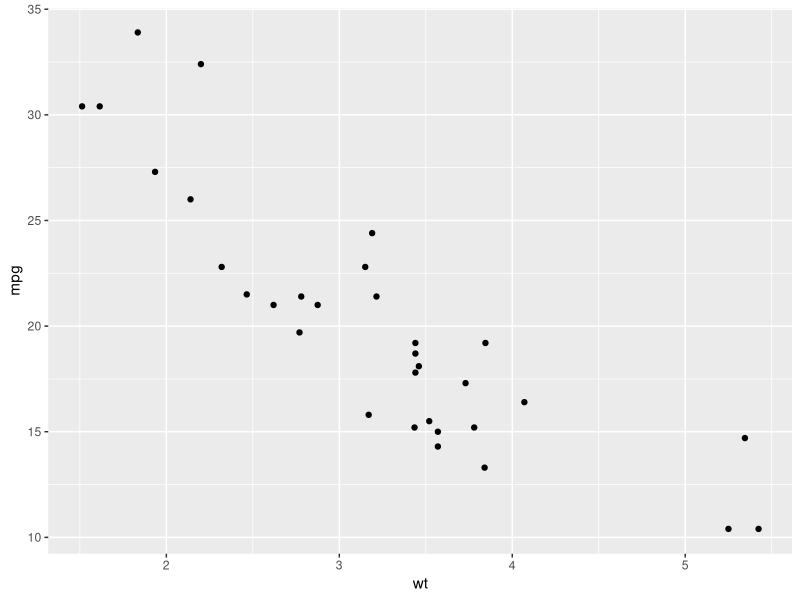
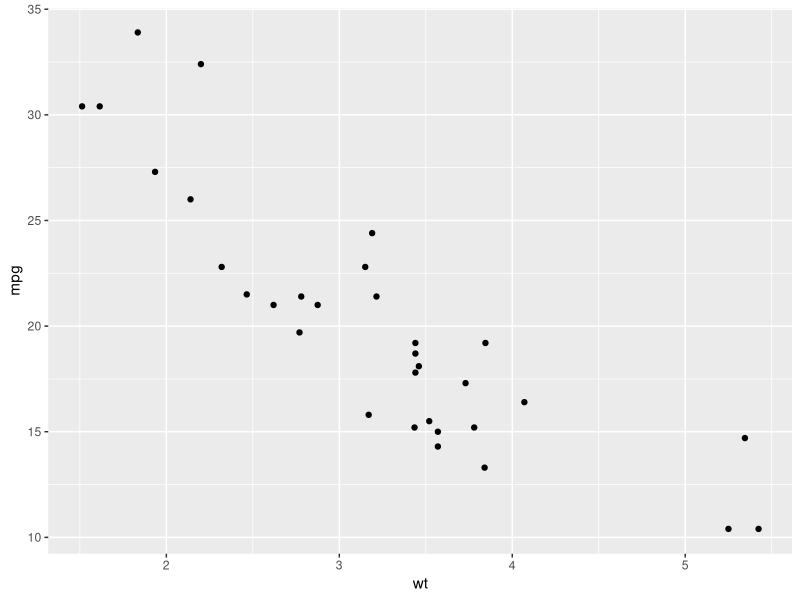
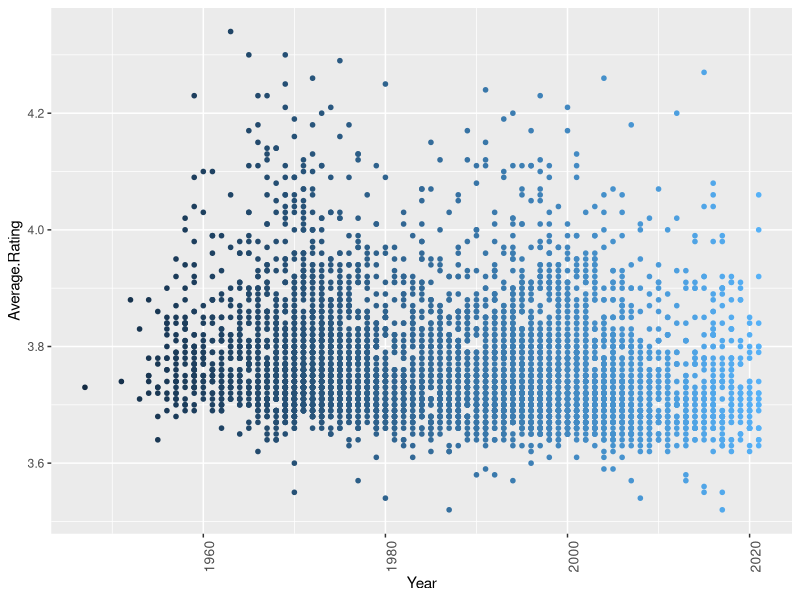
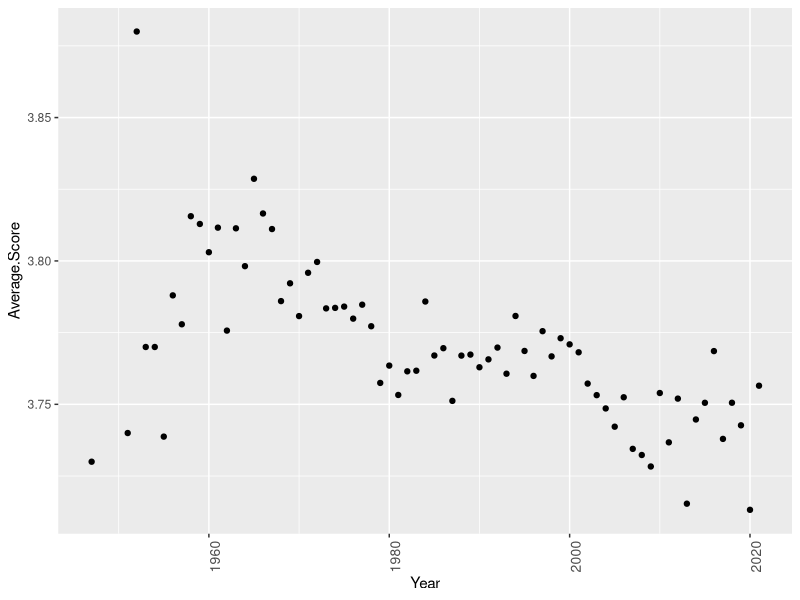
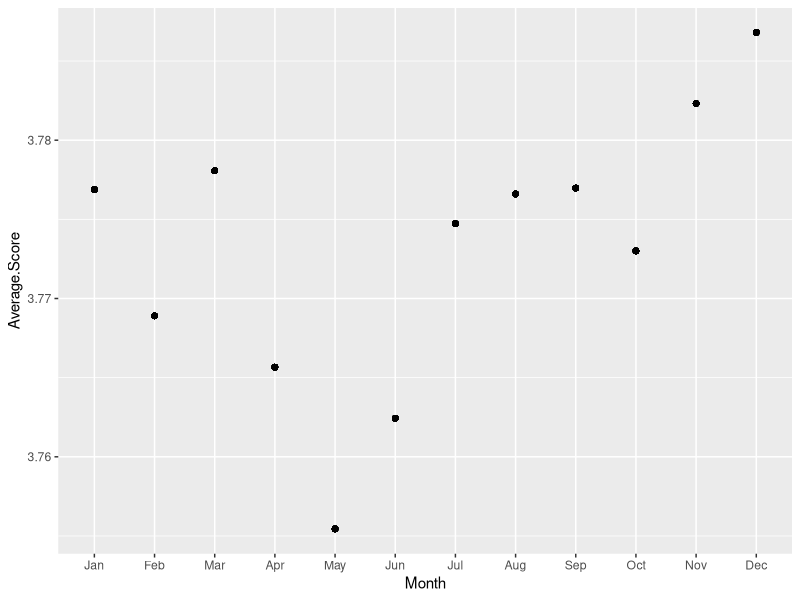
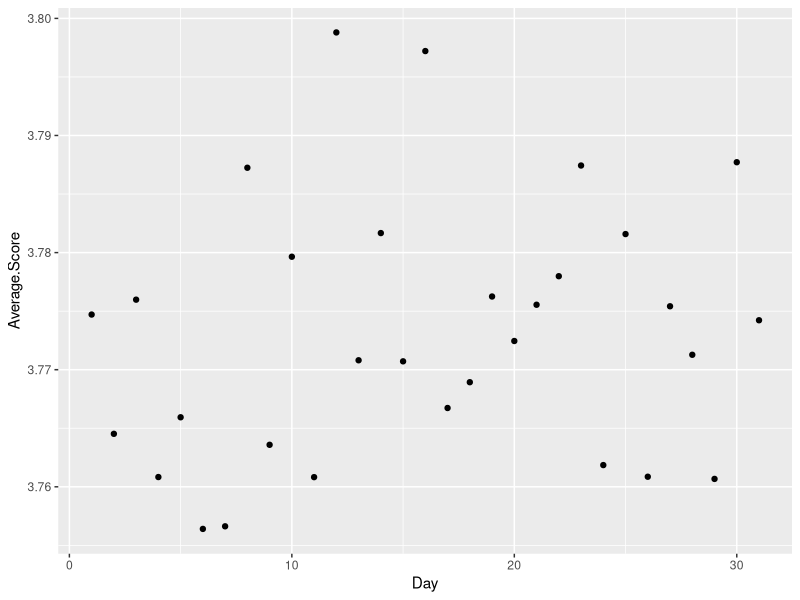
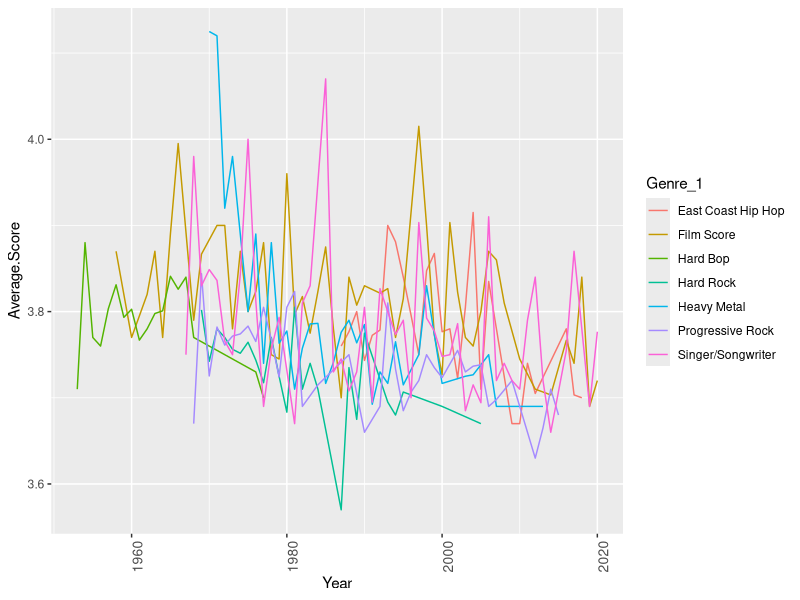
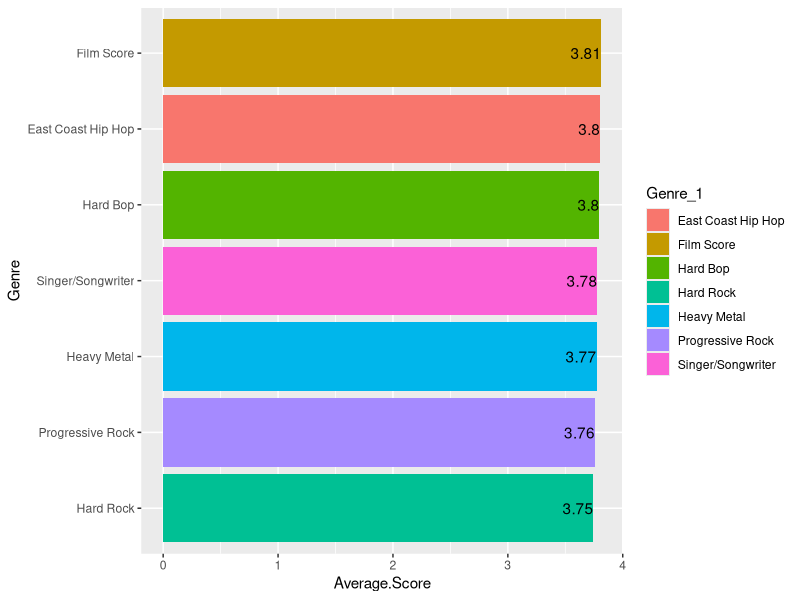

Reproduce these figures in R, in order.
## ---- chunk 1
library(knitr)
knitr::opts_chunk$set(echo = FALSE, warning = TRUE)


knit_hooks$set( fig.cap = function(before, options, envir) {
  if ( before ) {
    chr <- sprintf("<p><small><strong><a name='fig:%s' value = %d>Figure %d</a></strong>: %s</small></p>", options$label, options$fig.num, options$fig.num, options$fig.cap)
    chr <- sprintf("<p><small><strong><a name='fig:%s'>%s</a></strong>: %s</small></p>", options$label, options$label,  options$fig.cap)
    
    return(chr)
  }
})


chunkref <- local({
  function(chunklabel) {
    sprintf('[%s](#%s)', chunklabel, paste0("fig:",chunklabel) )
  }  
})

library(ggplot2)
library(dplyr)
library(tidyverse)
library(stringr)
library(lubridate)
## ---- chunk 2
df_final <- read.csv("df_final.csv")

nrow(unique(as.data.frame(df_final$Album)))
  #Some albums have the same names
nrow(unique(as.data.frame(df_final$Artist.Name)))
  #2787 unique artists
nrow(unique(as.data.frame(df_final$Genre_1)))
  #453 unique primary genres
summary(df_final)
str(df_final)
## ---- chunk 3

mtcars %>% 
  ggplot(aes(x = wt, y = mpg)) + 
  geom_point()
## ---- chunk 4

mtcars %>% 
  ggplot(aes(x = wt, y = mpg)) + 
  geom_point()
## ---- chunk 5
ggplot(df_final, aes(x=`Year` , y =`Average.Rating`, color= `Year` ))  + geom_point(size=1.25) + theme(axis.text.x = element_text(angle = 90, size = 10)) +theme(legend.position="none")
## ---- chunk 6
df_final %>% group_by(Year) %>% summarise(
  Average.Score =mean(Average.Rating)
) %>% ggplot(aes(x=Year,y=Average.Score))+geom_point()+ theme(axis.text.x = element_text(angle = 90, size = 10))
## ---- chunk 7
df_final%>% filter(
  !(Month=="")) %>%group_by(Month)%>%summarise(
  Average.Score = mean(Average.Rating),
  Year = Year
  )%>%  mutate(Month = factor(Month, levels=c("Jan","Feb","Mar","Apr","May","Jun","Jul","Aug","Sep", "Oct","Nov","Dec")))%>%ggplot(aes(x=Month,y=Average.Score))+geom_point()
## ---- chunk 8
df_final%>% filter(
  !(Month==""),!(Day==""))%>% group_by(Day)%>%summarise(
  Average.Score = mean(Average.Rating)
  )%>%ggplot(aes(x=Day,y=Average.Score))+geom_point()
## ---- chunk 9
# Artist popularity by ratings
df_sorted_ratings = df_final[order(-df_final$Artist.Average.Ratings),]
df_sorted_ratings = df_sorted_ratings[,c(3, 25, 27)]
df_sorted_ratings = unique(df_sorted_ratings)[1:10,]
##df_sorted_ratings %>% ggplot(aes(x = reorder(Artist.Name, Artist.Average.Ratings), 
#             y = Artist.Average.Ratings, fill = Artist.Name)) + geom_bar(stat="identity") + coord_flip() + theme(axis.text.x = element_text(angle = 90, size = 10, hjust = 1)) + theme(legend.position="none") + labs(x = "Artist Name", y = "Number of Ratings") + geom_text(aes(label=round(Artist.Average.Score, digit = 2), hjust = 1)) 
## ---- chunk 10
# Artist popularity by reviews
df_sorted_reviews = df_final[order(-df_final$Artist.Average.Reviews),]
df_sorted_reviews = df_sorted_reviews[,c(3, 25, 26)]
df_sorted_reviews = unique(df_sorted_reviews)[1:10,]
#df_sorted_reviews %>% ggplot(aes(x = reorder(Artist.Name, Artist.Average.Reviews),  y = Artist.Average.Reviews, fill = Artist.Name)) + geom_bar(stat="identity") + coord_flip() + theme(axis.text.x = element_text(angle = 90, size = 10, hjust = 1)) +theme(legend.position="none") + labs(x = "Artist Name", y = "Number of Reviews") +  geom_text(aes(label=round(Artist.Average.Score, digit = 2), hjust = 1))
## ---- chunk 11
length(unique(df_final$Genre_1))
## ---- chunk 12
df_final %>% group_by(Genre_1)%>% summarise(
  Average.Score = mean(Average.Rating),
  count = n()
)%>% arrange(desc(count))
## ---- chunk 13
df_final%>% filter(Genre_1 == "Progressive Rock"|
            Genre_1 == "Singer/Songwriter"|
            Genre_1 == "Hard Bop"|
            Genre_1 == "Film Score"|
            Genre_1 == "Hard Rock"|
            Genre_1 == "Heavy Metal"|
            Genre_1 == "East Coast Hip Hop"
            )%>% group_by(Genre_1 ,Year)%>% summarise(
              Average.Score = mean(Average.Rating),
              count = n()
              )%>% ggplot(aes(x = Year,y = Average.Score, group = Genre_1, color = Genre_1)) + geom_line()+ theme(axis.text.x = element_text(angle = 90, size = 10))
## ---- chunk 14
df_final %>% group_by(Genre_1)%>% 
  filter(
    Genre_1 == "Progressive Rock"|
    Genre_1 == "Singer/Songwriter"|
    Genre_1 == "Hard Bop"|
    Genre_1 == "Film Score"|
    Genre_1 == "Hard Rock"|
    Genre_1 == "Heavy Metal"|
    Genre_1 == "East Coast Hip Hop"
            )%>% summarise(
  Average.Score = mean(Average.Rating),
  count = n()
  ) %>% ggplot(aes(x=reorder(Genre_1,Average.Score),y=Average.Score, fill = Genre_1))+  
  geom_bar(stat="identity")+ 
  coord_flip() + 
  geom_text(aes(label=round(Average.Score, digit = 2), hjust = 1))+
  xlab("Genre")
## ---- chunk 15
df_final%>% filter(Genre_1 == "Progressive Rock"|
            Genre_1 == "Singer/Songwriter"|
            Genre_1 == "Hard Bop"|
            Genre_1 == "Film Score"|
            Genre_1 == "Hard Rock"|
            Genre_1 == "Heavy Metal"|
            Genre_1 == "East Coast Hip Hop"
            )%>% group_by(Genre_1 ,Year)%>% summarise(
  count = n()
)%>% ggplot(aes(x = Year,y = count, group = Genre_1, color = Genre_1)) + geom_line()+ theme(axis.text.x = element_text(angle = 90, size = 10))
## ---- chunk 16
## Genre
df_final %>% group_by(Genre_1)%>% summarise(
  count = n()
)%>% arrange(desc(count))
## ---- chunk 17
## Descriptor
df_final %>% group_by(Desc_1)%>% summarise(
  count = n()
)%>% arrange(desc(count))
## ---- chunk 18
## Artist
df_final %>% group_by(Artist.Name)%>% summarise(
  count = n()
)%>% arrange(desc(count))
## ---- chunk 19
## Mean of all albums in the list
mean(df_final$Average.Rating)
## ---- chunk 20
## Average score of Top 10 Genres
df_final_genres <- df_final[df_final$Genre_1==c("Progressive Rock", "Singer/Songwriter", "Hard Bop", "Film Score", "Hard Rock", 
                                                "Heavy Metal", "East Coast Hip Hop", "Video Game Music", "Alternative Rock", "Progressive Metal"),]
mean(df_final_genres$Average.Rating)
## ---- chunk 21
## Average score of Top 10 Descriptors
df_final_descriptors <- df_final[df_final$Desc_1==c("male vocals", "instrumental", "energetic", "melodic", "melancholic",
                                                    "female vocals", "atmospheric", "psychedelic", "passionate", "dark"),]
mean(df_final_descriptors$Average.Rating)
## ---- chunk 22
## Average score of Top 10 Artists
df_final_artists <- df_final[df_final$Artist.Name=="Various Artists" |  df_final$Artist.Name=="Miles Davis" | df_final$Artist.Name=="John Coltrane" |  df_final$Artist.Name=="Tom Waits" |
                            df_final$Artist.Name=="John Williams" | df_final$Artist.Name=="Bob Dylan" | df_final$Artist.Name=="The Beatles" |  df_final$Artist.Name=="Ennio Morricone" |
                            df_final$Artist.Name=="Herbie Hancock" | df_final$Artist.Name=="Pharoah Sanders" | df_final$Artist.Name=="The Fall",]
mean(df_final_artists$Average.Rating)
## ---- chunk 23
## Average Score of all Top 10's
df_final_top10s <- df_final[df_final$Genre_1==c("Progressive Rock", "Singer/Songwriter", "Hard Bop", "Film Score", "Hard Rock", 
                                                "Heavy Metal", "East Coast Hip Hop", "Video Game Music", "Alternative Rock", "Progressive Metal") | 
                            df_final$Desc_1==c("male vocals", "instrumental", "energetic", "melodic", "melancholic",
                                                    "female vocals", "atmospheric", "psychedelic", "passionate", "dark") | 
                            df_final$Artist.Name=="Various Artists" |  df_final$Artist.Name=="Miles Davis" | df_final$Artist.Name=="John Coltrane" |  df_final$Artist.Name=="Tom Waits" |
                            df_final$Artist.Name=="John Williams" | df_final$Artist.Name=="Bob Dylan" | df_final$Artist.Name=="The Beatles" |  df_final$Artist.Name=="Ennio Morricone" |
                            df_final$Artist.Name=="Herbie Hancock" | df_final$Artist.Name=="Pharoah Sanders" | df_final$Artist.Name=="The Fall",]
mean(df_final_top10s$Average.Rating)
## ---- chunk 24
## Average score without top 10 most common Genres
df_final_genres2 <- df_final[!df_final$Genre_1==c("Progressive Rock", "Singer/Songwriter", "Hard Bop", "Film Score", "Hard Rock", 
                                                "Heavy Metal", "East Coast Hip Hop", "Video Game Music", "Alternative Rock", "Progressive Metal"),]
mean(df_final_genres2$Average.Rating)
## ---- chunk 25
## Average score without top 10 most common Descriptors
df_final_descriptors2 <- df_final[!df_final$Desc_1==c("male vocals", "instrumental", "energetic", "melodic", "melancholic",
                                                    "female vocals", "atmospheric", "psychedelic", "passionate", "dark"),]
mean(df_final_descriptors2$Average.Rating)
## ---- chunk 26
## Average score without top 10 most common Artists
df_final_artists2 <- df_final[!df_final$Artist.Name=="Various Artists" &  !df_final$Artist.Name=="Miles Davis" & !df_final$Artist.Name=="John Coltrane" &  
                             !df_final$Artist.Name=="Tom Waits" & !df_final$Artist.Name=="John Williams" & !df_final$Artist.Name=="Bob Dylan" & 
                             !df_final$Artist.Name=="The Beatles" &  !df_final$Artist.Name=="Ennio Morricone" & !df_final$Artist.Name=="Herbie Hancock" & 
                             !df_final$Artist.Name=="Pharoah Sanders" & !df_final$Artist.Name=="The Fall",]
mean(df_final_artists2$Average.Rating)
## ---- chunk 27
## Average score without all top 10's
df_final_top10s2 <- df_final[!df_final$Genre_1==c("Progressive Rock", "Singer/Songwriter", "Hard Bop", "Film Score", "Hard Rock", 
                                                "Heavy Metal", "East Coast Hip Hop", "Video Game Music", "Alternative Rock", "Progressive Metal") &
                             !df_final$Desc_1==c("male vocals", "instrumental", "energetic", "melodic", "melancholic",
                                                    "female vocals", "atmospheric", "psychedelic", "passionate", "dark") &
                             !df_final$Artist.Name=="Various Artists" &  !df_final$Artist.Name=="Miles Davis" & !df_final$Artist.Name=="John Coltrane" &  
                             !df_final$Artist.Name=="Tom Waits" & !df_final$Artist.Name=="John Williams" & !df_final$Artist.Name=="Bob Dylan" & 
                             !df_final$Artist.Name=="The Beatles" &  !df_final$Artist.Name=="Ennio Morricone" & !df_final$Artist.Name=="Herbie Hancock" & 
                             !df_final$Artist.Name=="Pharoah Sanders" & !df_final$Artist.Name=="The Fall",]
mean(df_final_top10s2$Average.Rating)
## ---- chunk 28
dummydf <- df_final

dummydf$Genre_1 <- as.numeric(factor(dummydf$Genre_1))
dummydf$Desc_1 <- as.numeric(factor(dummydf$Desc_1))
dummydf$Artist.Name <-  as.numeric(factor(dummydf$Artist.Name))
dummydf$Year <-  as.numeric(factor(dummydf$Year))
dummydf$Number.of.Ratings <-  as.numeric(factor(dummydf$Number.of.Ratings))
dummydf$Number.of.Reviews <-  as.numeric(factor(dummydf$Number.of.Reviews))

dummydf2 <- subset(dummydf, select=c("Average.Rating","Artist.Name", "Genre_1", "Desc_1", "Year", "Number.of.Ratings", "Number.of.Reviews"))
results <- cor(dummydf2)
round(results,2)
